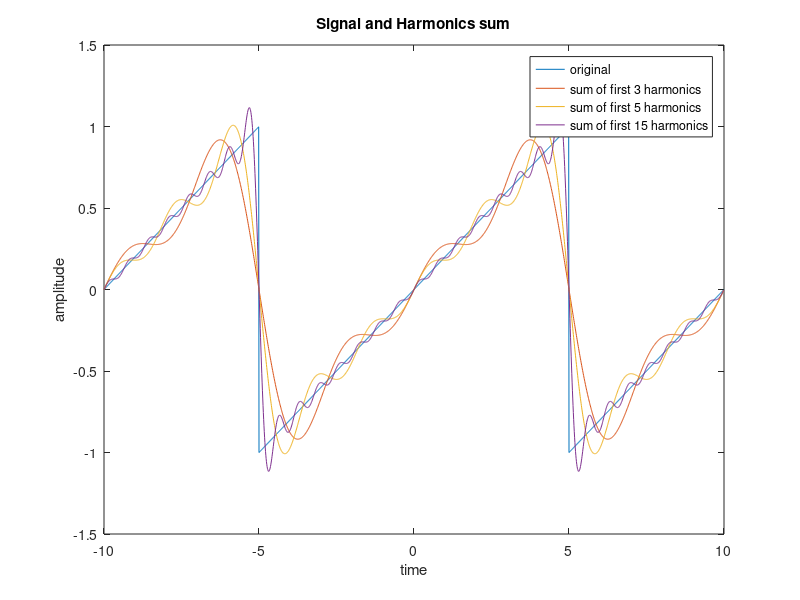

This chart was generated by the following MATLAB code:
fs = 100;
t = -10:1/fs:10-1/fs;
x = sawtooth(2*pi*0.1*t+pi);
k3 = 1:3;
k5 = 1:5;
k15 = 1:15;
b3 = -2/pi * 1 ./ k3 .* cos(pi .* k3);
b5 = -2/pi * 1 ./ k5 .* cos(pi .* k5);
b15 = -2/pi * 1 ./ k15 .* cos(pi .* k15);
x3_1 = b3(1) * sin(2 * pi * k3(1) / 10 .* t);
x3_2 = b3(2) * sin(2 * pi * k3(2) / 10 .* t);
x3_3 = b3(3) * sin(2 * pi * k3(3) / 10 .* t);
x3 = x3_1 + x3_2 + x3_3;

x5_1 = b5(1) * sin(2 * pi * k5(1) / 10 .* t);
x5_2 = b5(2) * sin(2 * pi * k5(2) / 10 .* t);
x5_3 = b5(3) * sin(2 * pi * k5(3) / 10 .* t);
x5_4 = b5(4) * sin(2 * pi * k5(4) / 10 .* t);
x5_5 = b5(5) * sin(2 * pi * k5(5) / 10 .* t);
x5 = x5_1 + x5_2 + x5_3 + x5_4 + x5_5;

x15_1  = b15(1) * sin(2 * pi * k15(1) / 10 .* t);
x15_2  = b15(2) * sin(2 * pi * k15(2) / 10 .* t);
x15_3  = b15(3) * sin(2 * pi * k15(3) / 10 .* t);
x15_4  = b15(4) * sin(2 * pi * k15(4) / 10 .* t);
x15_5  = b15(5) * sin(2 * pi * k15(5) / 10 .* t);
x15_6  = b15(6) * sin(2 * pi * k15(6) / 10 .* t);
x15_7  = b15(7) * sin(2 * pi * k15(7) / 10 .* t);
x15_8  = b15(8) * sin(2 * pi * k15(8) / 10 .* t);
x15_9  = b15(9) * sin(2 * pi * k15(9) / 10 .* t);
x15_10 = b15(10) * sin(2 * pi * k15(10) / 10 .* t);
x15_11 = b15(11) * sin(2 * pi * k15(11) / 10 .* t);
x15_12 = b15(12) * sin(2 * pi * k15(12) / 10 .* t);
x15_13 = b15(13) * sin(2 * pi * k15(13) / 10 .* t);
x15_14 = b15(14) * sin(2 * pi * k15(14) / 10 .* t);
x15_15 = b15(15) * sin(2 * pi * k15(15) / 10 .* t);
x15 = x15_1 + x15_2 + x15_3 + x15_4 + x15_5 + x15_6 + x15_7 + x15_8 + x15_9 + x15_10 + x15_11 + x15_12 + x15_13 + x15_14 + x15_15;


plot(t,x);
hold on;
plot(t,x3);
hold on;
plot(t,x5);
hold on;
plot(t,x15);
hold off;
ylabel("amplitude"); xlabel("time"); title("Signal and Harmonics sum");
legend("original", "sum of first 3 harmonics", "sum of first 5 harmonics", "sum of first 15 harmonics");